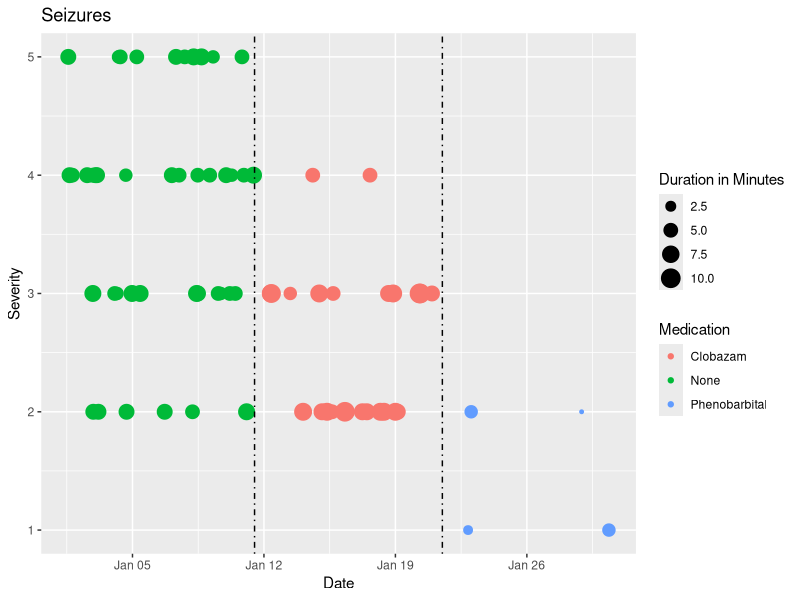

Recreate this plot in R.
## ---- chunk 1

# Load packages
library(reshape2) # for melt
library(ggplot2)
library(plyr)
require(xtable)

# Generate simulated data
start <- ISOdate(2015, 1, 1, tz = "")
phase1 = data.frame(
  Date  = start + round(runif(44, max = 10 * 86400)),
  Severity = round(runif(44, 2, 5)),
  Duration = round(runif(44, 4, 7)),
  Medication = "None")

drug1start <- ISOdate(2015, 1, 11, tz = "")
phase2 = data.frame(
  Date  = drug1start + round(runif(23, max = 10 * 86400)),
  Severity = round(runif(23, 2, 4)),
  Duration = round(runif(23, 4, 10)),
  Medication = "Clobazam")

drug2start <- ISOdate(2015, 1, 21, tz = "")
phase3 = data.frame(
  Date  = drug2start + round(runif(4, max = 10 * 86400)),
  Severity = round(runif(4, 1, 2.5)),
  Duration = round(runif(4, 1, 4)),
  Medication = "Phenobarbital")
  
df = rbind(phase1, phase2, phase3)
## ---- chunk 2
summary = ddply(df,~Medication,summarise,Frequency=length(Medication)/10, 
      Average_Severity=mean(Severity),SD_Severity=sd(Severity),
      Average_Duration=mean(Duration),SD_Duration=sd(Duration))

print(xtable(summary), type="html", include.rownames=F)
## ---- chunk 3
ggplot(df, aes(Date, Severity, size=Duration, color=Medication)) +
  geom_point() +
  geom_vline(aes(xintercept=as.numeric(drug1start)), linetype=4, colour="black") +
  geom_vline(aes(xintercept=as.numeric(drug2start)), linetype=4, colour="black") +
  ggtitle("Seizures") +
  scale_size(name  ="Duration in Minutes")
